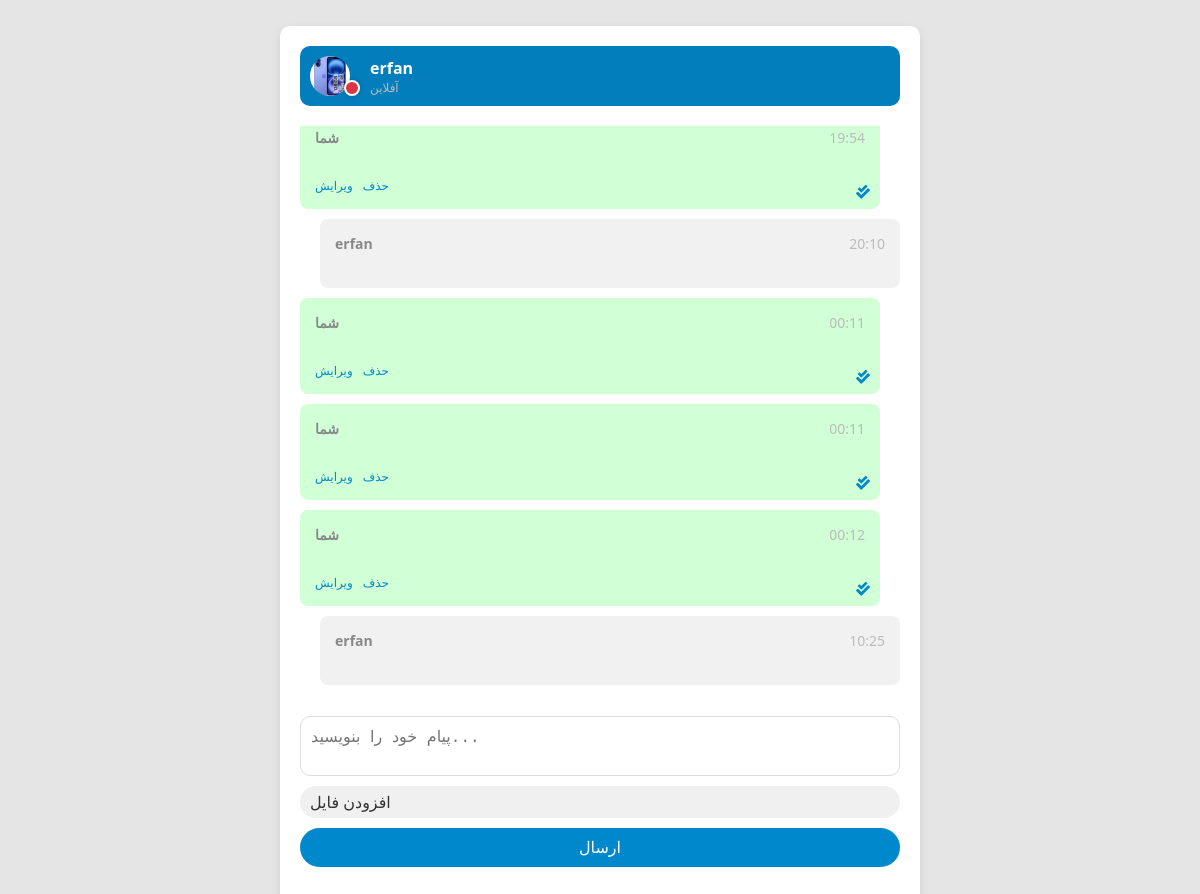
The page /chat/34/ (signed in) on the database as committed earlier.
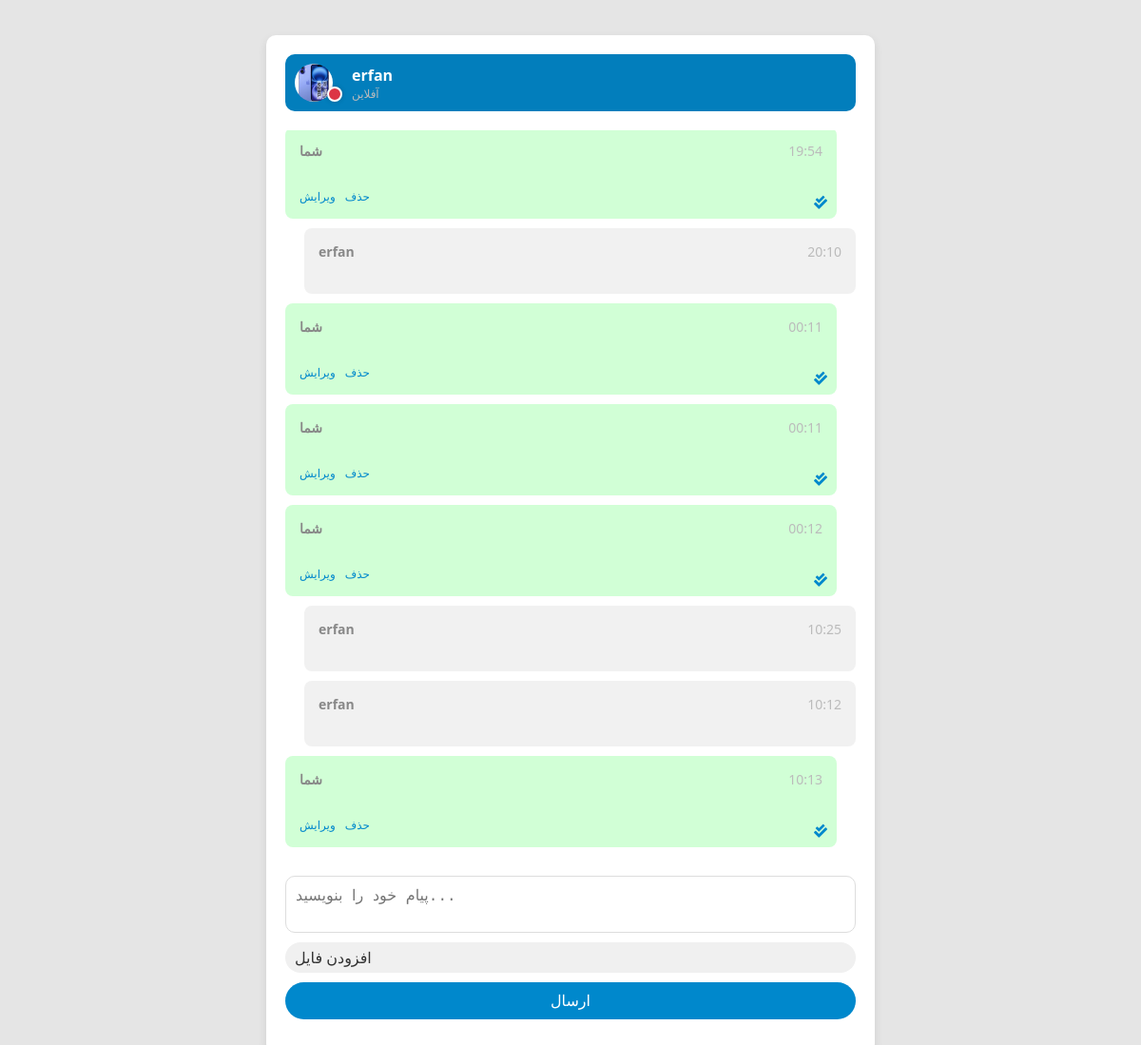
The same page on the database as committed later.
### lovegram/models.py (models this page shows, shortened)
class User(AbstractUser):
    phone_number = models.CharField(max_length=15, unique=True, verbose_name="شماره تلفن")
    is_verified = models.BooleanField(default=False, verbose_name="تأیید شده")
    is_online = models.BooleanField(default=False)
    last_activity = models.DateTimeField(null=True, blank=True)
    class Meta:
        verbose_name = "User"
        verbose_name_plural = "Users"
    def is_user_online(self):
        if self.last_activity:
            return self.last_activity >= now() - timedelta(minutes=5)
        return False

class Profile(models.Model):
    user = models.OneToOneField(User, on_delete=models.CASCADE, related_name="profile")
    bio = models.TextField(blank=True, null=True)
    avatar = models.ImageField(upload_to="profile_pics/", blank=True, null=True)

class Message(models.Model):
    chat = models.ForeignKey(Chat, related_name='messages', on_delete=models.CASCADE)
    sender = models.ForeignKey(User, related_name='messages', on_delete=models.CASCADE)
    text = models.TextField()
    timestamp = models.DateTimeField(auto_now_add=True)
    last_edited = models.DateTimeField(null=True, blank=True)  # تاریخ آخرین ویرایش
    file = models.FileField(upload_to='message_files/', null=True, blank=True)
    status = models.CharField(max_length=20, choices=[('sent', 'ارسال‌شده'), ('read', 'خوانده‌شده')], default='sent')

### lovegram/views.py (the view)
# urls.py: path('chat/<int:chat_id>/', chat_detail, name='chat_detail'),
@login_required
def chat_detail(request, chat_id):
    chat = get_object_or_404(Chat, id=chat_id)
    chat_partner = chat.participants.exclude(id=request.user.id).first()
    if request.method == 'POST':
        form = MessageForm(request.POST, request.FILES)  # اضافه کردن `request.FILES` برای دریافت فایل‌ها
        if form.is_valid():
            message = form.save(commit=False)
            message.chat = chat
            message.sender = request.user
            message.status = 'sent'  # وضعیت پیام به "ارسال‌شده" تغییر می‌کند
            message.save()
            for participant in chat.participants.all():
                if participant != request.user:
                    Notification.objects.create(
                        user=participant,
                        message=f"پیام جدید در چت '{chat.name}'",
                        timestamp=message.timestamp  # اضافه کردن زمان ارسال پیام به اعلان
                    )
            return redirect('chat_detail', chat_id=chat.id)  # پس از ارسال پیام دوباره به همین صفحه برگردیم
    else:
        form = MessageForm()
    messages = chat.messages.all()  # دریافت پیام‌های چت
    for message in messages:
        if message.status == 'sent' and message.sender != request.user:
            message.status = 'read'
            message.save()
    notifications = request.user.notifications.filter(is_read=False)
    context = {
        'chat': chat,
        'messages': messages,
        'form': form,
        'notifications': notifications,
        'chat_partner': chat_partner  # اضافه کردن اطلاعات کاربر چت‌شونده
    }
    return render(request, 'chat_detail.html', context)

### lovegram/forms.py
class MessageForm(forms.ModelForm):
    class Meta:
        model = Message
        fields = ['text','file']

### lovegram/templatetags/emoji_tags.py (called while the page is built)
@register.filter
def emoji_filter(value):
    return emoji.emojize(value)

### lovegram/templates/chat_detail.html (shortened to what this page needs)
{% load static %}
{% load emoji_tags %}
<head>
    <link rel="stylesheet" href="https://cdnjs.cloudflare.com/ajax/libs/font-awesome/5.15.4/css/all.min.css">
</head>
<div class="chat-container">
    <div class="chat-header">
        <div class="user-profile">
            <a href="{% url 'profile_detail' user_id=chat_partner.id %}">
                <div class="profile-picture-container">
                    {% if chat_partner.profile.avatar %}
                        <img src="{{ chat_partner.profile.avatar.url }}" alt="Profile" class="profile-picture">
                    {% else %}
                        <img src="{% static 'default-avatar.png' %}" alt="Default Profile" class="profile-picture">
                    {% endif %}
                    <span class="status-indicator {% if chat_partner.is_user_online %}online{% else %}offline{% endif %}"></span>
                </div>
            </a>
            <div class="user-info">
                <strong>{{ chat_partner.username }}</strong>
                <span class="status-text">
                    {% if chat_partner.is_user_online %}
                        آنلاین
                    {% else %}
                        آفلاین
                    {% endif %}
                </span>
            </div>
        </div>
    </div>
    <div class="messages">
        {% for message in messages %}
            <div class="message {% if message.sender == user %}sent{% else %}received{% endif %}">
                <div class="message-header">
                    <strong>
                        {% if message.sender == user %}
                            شما
                        {% else %}
                            {{ message.sender.username }}
                        {% endif %}
                    </strong>
                    <span class="timestamp">{{ message.timestamp|date:"H:i" }}</span>
                </div>
                {% if message.sender == user %}
                    {% if message.status == 'sent' %}
                        <span class="status sent"><i class="fa fa-check"></i></span>
                    {% elif message.status == 'read' %}
                        <span class="status read"><i class="fa fa-check-double"></i></span>
                    {% endif %}
                {% endif %}
                {% if message.sender == user %}
                    <div class="message-actions">
                        <a href="{% url 'edit_message' message.id %}" class="edit-link">ویرایش</a>
                        <a href="{% url 'delete_message' message.id %}" class="delete-link">حذف</a>
                    </div>
                {% endif %}
            </div>
        {% endfor %}
    </div>
    <form method="POST" enctype="multipart/form-data" class="message-form">
        <div class="message-input-container">
            <textarea name="text" placeholder="پیام خود را بنویسید..." required></textarea>
            <label for="file-upload" class="file-label">
                <span>افزودن فایل</span>
            </label>
            <button type="submit" class="send-btn">ارسال</button>
        </div>
    </form>
</div>

### lovegram/templates/chat_detail.html (style rules this page uses)
.chat-container { width: 100%; height: 100%; max-width: 600px; margin: 0; background-color: #ffffff; border-radius: 10px; box-shadow: 0 4px 10px rgba(0, 0, 0, 0.1); padding: 20px; display: flex; flex-direction: column; justify-content: space-between; height: 90%; position: relative; }
.chat-header { display: flex; align-items: center; background-color: rgb(2, 126, 188); color: white; padding: 10px; border-radius: 10px; margin-bottom: 20px; }
.user-profile { display: flex; align-items: center; }
.profile-picture { width: 40px; height: 40px; border-radius: 50%; margin-right: 10px; }
.chat-header strong { font-size: 16px; font-weight: 600; }
.profile-picture-container { position: relative; display: inline-block; }
.status-indicator { width: 12px; height: 12px; border-radius: 50%; border: 2px solid #ffffff; position: absolute; bottom: 0; right: 0; box-shadow: 0 0 5px rgba(0, 0, 0, 0.2); }
.status-indicator.offline { background-color: #dc3545; }
.user-info { display: flex; flex-direction: column; margin-left: 10px; }
.user-info strong { font-size: 16px; font-weight: bold; }
.status-text { font-size: 12px; color: #bbb; }
.messages { max-height: 100%; overflow-y: auto; margin-bottom: 20px; flex-grow: 1; }
.message { padding: 15px; border-radius: 8px; margin-bottom: 10px; position: relative; display: flex; flex-direction: column; }
.sent { background-color: #d1ffd6; align-self: flex-end; margin-right: 20px; }
.received { background-color: #f1f1f1; align-self: flex-start; margin-left: 20px; }
.message-header { display: flex; justify-content: space-between; font-size: 14px; color: #888; }
.timestamp { color: #bbb; }
.status { font-size: 14px; color: #777; position: absolute; bottom: 10px; right: 10px; }
.status i { color: #0088cc; }
.message-actions { display: flex; gap: 10px; font-size: 12px; margin-top: 10px; }
.edit-link, .delete-link { color: #0088cc; text-decoration: none; }
.message-form { display: flex; flex-direction: column; }
.message-input-container { display: flex; flex-direction: column; gap: 10px; }
textarea { width: 100%; padding: 10px; border-radius: 10px; border: 1px solid #ddd; font-size: 16px; resize: none; height: 60px; }
.file-label { display: inline-flex; align-items: center; background-color: #f0f0f0; border-radius: 20px; padding: 5px 10px; cursor: pointer; color: #333; }
.send-btn { background-color: #0088cc; color: white; padding: 10px 20px; border-radius: 20px; border: none; cursor: pointer; font-size: 16px; }

Rows that differ between the two databases and show on the page:
added Message: sender.username "erfan", timestamp "10:12"
added Message: shows "شما", timestamp "10:13", status "read" (drawn), shows "ویرایش"
